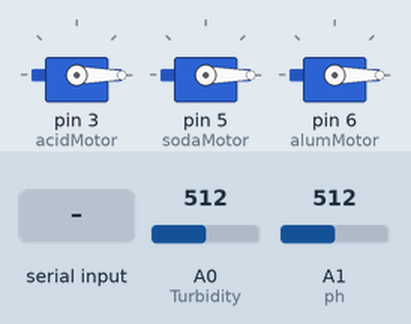
The sketch below on a simulated Arduino Uno, built with avr-gcc and run on an emulated ATmega328P. On the bench: 3 × servo. The test bench sets the inputs (shaded band); at power-on: A0 (Turbidity) = 512, A1 (ph) = 512.

Above: at 1.2 s.
1.3 s: "5" received over Serial
At 2.5 s:
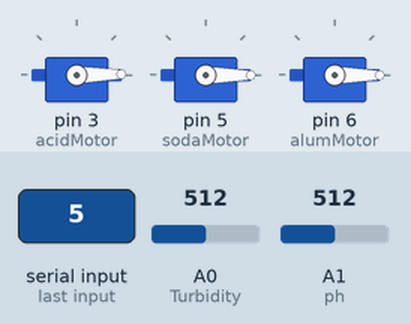
2.8 s: A0 (Turbidity) set to 900
At 3.3 s:
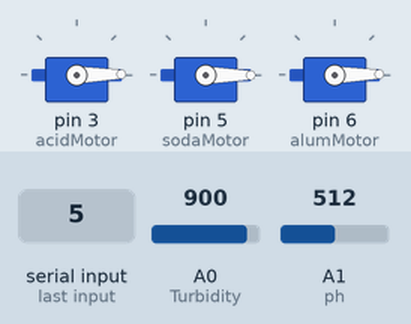
4.3 s: A1 (ph) set to 0
At 4.8 s:
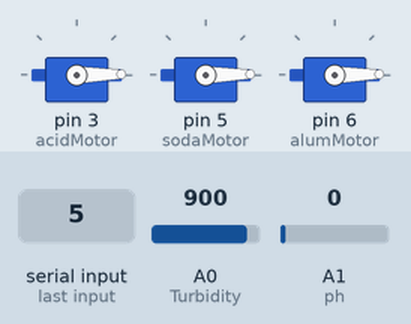
Timing chart, 0 to 7.3 s (numbered marks = the images above; inputs shaded):
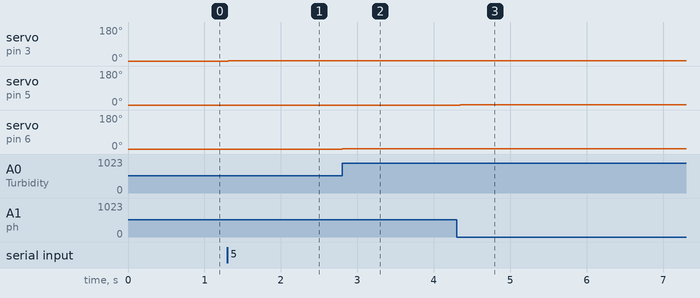

Measured:
- after the input at 1.3 s, servo on pin 3 (acidMotor): 0° → 1° at once
- after the input at 2.8 s, servo on pin 6 (alumMotor): 0° → 1° at once
- after the input at 4.3 s, servo on pin 5 (sodaMotor): 0° → 1° after 0.05 s

The sketch:

LZH.ino
```cpp
#include<Servo.h>
#define acidMotor 3//酸舵机
#define sodaMotor 5//碱舵机
#define alumMotor 6//明矾舵机
#define ph A1//PH，A1口
#define Turbidity A0//浑浊度，A0口
char c;//接收蓝牙信号
int acidpos = 0;//酸当前位置
int sodapos = 0;//碱当前位置
int alumpos = 0;//明矾当前位置
int i = 0;//酸位置计数
int j = 0;//碱位置计算
int k = 0;//明矾位置计算
float v;//处理浑浊度信号
float a;//浑浊度信号
float b;//PH信号
int flagAll = 0;//标识位
Servo acidServo;//酸舵机定义
Servo sodaServo;//碱舵机定义
Servo alumServo;//明矾舵机定义

void setup() {
  Serial.begin(9600);
  acidServo.attach(acidMotor);
  sodaServo.attach(sodaMotor);
  alumServo.attach(alumMotor);
  pinMode(turbidity,INPUT);
  pinMode(PH,INPUT);
}
/*下面是发送浑浊度程度*/
void turbidity(){
  Serial.print(v);
  delay(500);
  }
/*下面是发送PH值*/
void PH(){
  Serial.print(b);
  delay(500);
  }
/*急停*/
void stopp(){
  acidServo.write(0);
  sodaServo.write(0);
  alumServo.write(0);
  }
/*恢复*/
void recover(){
  for(acidpos = j;acidpos>0;acidpos--){
    acidServo.write(acidpos);
    delay(15);
    }
  for(sodapos = i;sodapos>0;sodapos--){
    sodaServo.write(sodapos);
    delay(15);
    }
  for(alumpos = k;alumpos>0;alumpos--){
    alumServo.write(alumpos);
    delay(15);
    }
   flagAll = 1;
  }
/*主程序*/
void loop() {
  c = Serial.read();

  a = analogRead(Turbidity);
  v = a * (5.0 / 1024.0);

  b = analogRead(ph);
  if(c == '5'){//蓝牙接收指令5，开始工作
    flagAll = 1;
    delay(10);
    }
  if(flagAll == 1){
    if(v>4){//如果水中浑浊度高
      do{
        alumpos = alumpos+1;
        k = k+1;
        if(alumpos == 90){alumpos = 90;}
        alumServo.write(alumpos);
        delay(15);
        }while(v<4);//直到低下来停止，下面三个同理
      for(alumpos = alumpos;alumpos>0;alumpos--){
        alumServo.write(alumpos);
        delay(15);
        }//回初始位置
      }
    if(b>3){//酸过高
      do{
        acidpos = acidpos+1;
        j = j+1;
        if(acidpos == 90){acidpos = 90;}
        acidServo.write(acidpos);
        delay(15);
        }while(b<3);
      for(acidpos = acidpos;acidpos>0;acidpos--){
        acidServo.write(acidpos);
        delay(15);
        }
      }
    if(b<2){//碱过高
      do{
        sodapos = sodapos+1;
        i = i+1;
        if(alumpos == 90){alumpos = 90;}
        sodaServo.write(sodapos);
        delay(15);
        }while(b>2);
      for(sodapos = sodapos;sodapos>0;sodapos--){
        alumServo.write(sodapos);
        delay(15);
        }
      }
    if(c == '2'){//蓝牙发送2指令，向上位机反馈PH值
      PH();
      }
    if(c == '3'){//蓝牙发送3指令，向上位机反馈浑浊度值
      turbidity();
      }
    if(c == '0'){//蓝牙发送0指令，总标识位变0
      flagAll = 0;
      }
    }
    if(flagAll == 0){//立马变0
      stopp();
      if(c == '1'){//蓝牙发送1指令，恢复初始位置
        recover();
        }
      }
}
```
